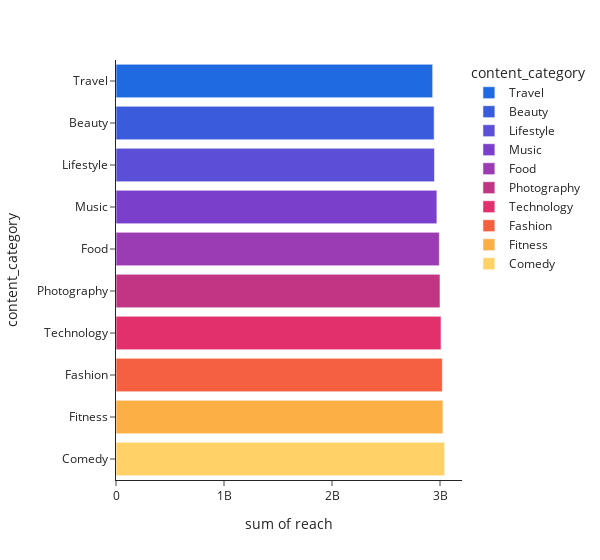

The code cell stored with this chart in its notebook:
### Code cell
px.histogram( reach_by_content_category_df, x = 'reach', y = 'content_category', color = 'content_category',
             color_discrete_sequence= instagram_palette, template= 'simple_white', width = 600
             )

### Figure 1 — Plotly figure (JSON) as saved in the notebook; plotly's stock layout.template omitted (floating-point values rounded to 4 significant figures)
{"data": [{"bingroup": "y", "histfunc": "sum", "hovertemplate": "content_category=%{y}<br>sum of reach=%{x}<extra></extra>", "legendgroup": "Travel", "marker": {"color": "#1F6AE1", "pattern": {"shape": ""}}, "name": "Travel", "orientation": "h", "showlegend": true, "type": "histogram", "x": [2932483597], "xaxis": "x", "y": ["Travel"], "yaxis": "y"}, {"bingroup": "y", "histfunc": "sum", "hovertemplate": "content_category=%{y}<br>sum of reach=%{x}<extra></extra>", "legendgroup": "Beauty", "marker": {"color": "#3A5BDC", "pattern": {"shape": ""}}, "name": "Beauty", "orientation": "h", "showlegend": true, "type": "histogram", "x": [2945810876], "xaxis": "x", "y": ["Beauty"], "yaxis": "y"}, {"bingroup": "y", "histfunc": "sum", "hovertemplate": "content_category=%{y}<br>sum of reach=%{x}<extra></extra>", "legendgroup": "Lifestyle", "marker": {"color": "#5A4FD6", "pattern": {"shape": ""}}, "name": "Lifestyle", "orientation": "h", "showlegend": true, "type": "histogram", "x": [2949434508], "xaxis": "x", "y": ["Lifestyle"], "yaxis": "y"}, {"bingroup": "y", "histfunc": "sum", "hovertemplate": "content_category=%{y}<br>sum of reach=%{x}<extra></extra>", "legendgroup": "Music", "marker": {"color": "#7A3FCB", "pattern": {"shape": ""}}, "name": "Music", "orientation": "h", "showlegend": true, "type": "histogram", "x": [2971517003], "xaxis": "x", "y": ["Music"], "yaxis": "y"}, {"bingroup": "y", "histfunc": "sum", "hovertemplate": "content_category=%{y}<br>sum of reach=%{x}<extra></extra>", "legendgroup": "Food", "marker": {"color": "#9B3CB4", "pattern": {"shape": ""}}, "name": "Food", "orientation": "h", "showlegend": true, "type": "histogram", "x": [2993847359], "xaxis": "x", "y": ["Food"], "yaxis": "y"}, {"bingroup": "y", "histfunc": "sum", "hovertemplate": "content_category=%{y}<br>sum of reach=%{x}<extra></extra>", "legendgroup": "Photography", "marker": {"color": "#C13584", "pattern": {"shape": ""}}, "name": "Photography", "orientation": "h", "showlegend": true, "type": "histogram", "x": [3000287878], "xaxis": "x", "y": ["Photography"], "yaxis": "y"}, {"bingroup": "y", "histfunc": "sum", "hovertemplate": "content_category=%{y}<br>sum of reach=%{x}<extra></extra>", "legendgroup": "Technology", "marker": {"color": "#E1306C", "pattern": {"shape": ""}}, "name": "Technology", "orientation": "h", "showlegend": true, "type": "histogram", "x": [3009743033], "xaxis": "x", "y": ["Technology"], "yaxis": "y"}, {"bingroup": "y", "histfunc": "sum", "hovertemplate": "content_category=%{y}<br>sum of reach=%{x}<extra></extra>", "legendgroup": "Fashion", "marker": {"color": "#F56040", "pattern": {"shape": ""}}, "name": "Fashion", "orientation": "h", "showlegend": true, "type": "histogram", "x": [3021862310], "xaxis": "x", "y": ["Fashion"], "yaxis": "y"}, {"bingroup": "y", "histfunc": "sum", "hovertemplate": "content_category=%{y}<br>sum of reach=%{x}<extra></extra>", "legendgroup": "Fitness", "marker": {"color": "#FCAF45", "pattern": {"shape": ""}}, "name": "Fitness", "orientation": "h", "showlegend": true, "type": "histogram", "x": [3027323244], "xaxis": "x", "y": ["Fitness"], "yaxis": "y"}, {"bingroup": "y", "histfunc": "sum", "hovertemplate": "content_category=%{y}<br>sum of reach=%{x}<extra></extra>", "legendgroup": "Comedy", "marker": {"color": "#FFD166", "pattern": {"shape": ""}}, "name": "Comedy", "orientation": "h", "showlegend": true, "type": "histogram", "x": [3043541689], "xaxis": "x", "y": ["Comedy"], "yaxis": "y"}], "layout": {"barmode": "relative", "legend": {"title": {"text": "content_category"}, "tracegroupgap": 0}, "margin": {"t": 60}, "width": 600, "xaxis": {"anchor": "y", "domain": [0, 1], "title": {"text": "sum of reach"}}, "yaxis": {"anchor": "x", "categoryarray": ["Comedy", "Fitness", "Fashion", "Technology", "Photography", "Food", "Music", "Lifestyle", "Beauty", "Travel"], "categoryorder": "array", "domain": [0, 1], "title": {"text": "content_category"}}}}
